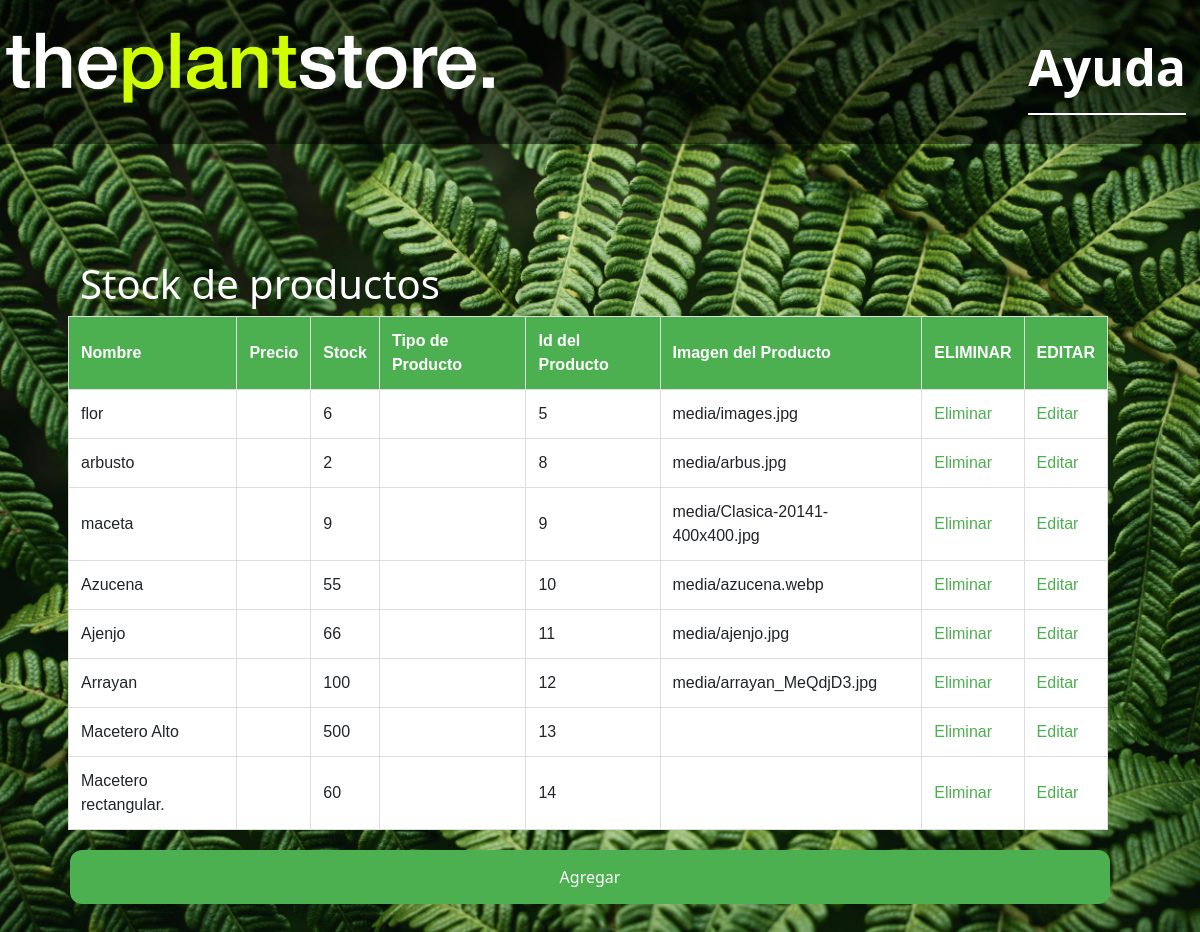
Screenshot of /stock_crud with the database file from the repository.
### APKplant/models.py (models this page shows, shortened)
class Producto(models.Model):
    product_name = models.CharField('Nombre del Producto', max_length=400)
    descripcion = models.CharField('Descripcion del Producto', max_length=200)
    precio_original = models.IntegerField('Precio Original del Producto', default=0)
    precio_actual = models.IntegerField('Precio Actual del Producto', default=0)
    stock = models.IntegerField('Stock restante del producto', default=0)
    product_id = models.AutoField('Id del producto', primary_key=True)
    product_img = models.ImageField('Imagen del producto', upload_to='media', blank=True, null=True)

### APKplant/views.py (the view)
# urls.py: path('stock_crud', views.stock_crud, name='stock_crud'),
def stock_crud(requets):
    productos=Producto.objects.all()
    context={'productos':productos}
    print("enviando datos stock")
    return render(requets, "stock.html", context)

### APKplant/templates/stock.html (shortened to what this page needs)
{% load static %}
<!DOCTYPE html>
<html>
<head>
    <link href="https://cdn.jsdelivr.net/npm/bootstrap@5.3.3/dist/css/bootstrap.min.css" rel="stylesheet">
    <link rel="stylesheet" href="{% static '/CSS/stock.css' %}">
</head>
<body>
    <div class="container-fluid">
        <div class="row">
            <div class="center-logo">
                <nav class="navbar title_navbar col-12 col-sm-6 col-md-10 col-lg-10 col-xl-11">
                  <a href="{% url 'index' %}">
                    <img src="{% static '/IMG/logo.webp' %}" width="500px">
                  </a>
                    <ul class="nav nav-underline col-12 col-sm-6 col-md-2 col-lg-2 col-xl-1">
                      <li class="nav-item-inicio">
                        <a class="nav-link active btn-ayuda" aria-current="page" href="{% url 'ayuda' %}">Ayuda</a>
                      </li>
                </nav>
            </div>
        </div>
    </div>
    <div class="container" id="container-stock">
        <div class="row">
            <h1>Stock de productos</h1>
            <div class="row">
                {%if productos%}
                    <table>
                        <thead>
                            <tr>
                                <th>Nombre</th>
                                <th>Precio</th>
                                <th>Stock</th>
                                <th>Tipo de Producto</th>
                                <th>Id del Producto</th>
                                <th>Imagen del Producto</th>
                                <th>ELIMINAR</th>
                                <th>EDITAR</th>
                            </tr>
                        </thead>
                        <tbody>
                            {% for producto in productos %}
                            <tr>
                                <td>{{ producto.product_name }}</td>
                                <td>{{ producto.precio }}</td>
                                <td>{{ producto.stock }}</td>
                                <td>{{ producto.prduct_type_id }}</td>
                                <td>{{ producto.product_id }}</td>
                                <td>{{ producto.product_img }}</td>
                                <td><a href="{% url 'stock_del' pk=producto.product_id %}">Eliminar</a></td>
                                <td><a href="{% url 'stock_edit' pk=producto.product_id %}">Editar</a></td>
                            </tr>
                            {% endfor %}
                        </tbody>
                    </table>
                {% else %}
                <h1>No hay productos disponibles</h1>
                {% endif %}
                <button type="button">
                    <a href="{% url 'stockAdd'%}">Agregar</a>
                </button>
            </div>
        </div>
    </div>
</body>
</html>

### APKplant/static/CSS/stock.css (style rules this page uses)
body { margin: 0; padding: 0; width: 100%; height: 100%; overflow-x: hidden; background-image: url('/static/IMG/fondo5.jpg'); background-size: cover; background-attachment: fixed; background-position: center; background-repeat: no-repeat; }
#container-stock { padding: 100px 50px 50px 50px; }
#container-stock h1 { color: white; }
.center-logo { position: relative; top: 20%; left: 50%; transform: translate(-50%, -10%); padding: 0px 0px 0px 0px; background: rgba(0, 0, 0, 0.5); height: 160px; }
.btn-ayuda { color: white; }
.nav-link.active.btn-ayuda { color: white; margin: 20px 20px 20px 20px; }
.nav-item-inicio { font-size: 50px; }
table { width: 100%; border-collapse: collapse; margin-bottom: 20px; font-family: Arial, sans-serif; }
th, td { border: 1px solid #ddd; padding: 12px; text-align: left; }
td { background-color: #ffffff; }
th { background-color: #4CAF50; color: white; }
tr:nth-child(even) { background-color: #f2f2f2; }
button { background-color: #4CAF50; border: none; color: white; padding: 15px 32px; text-align: center; text-decoration: none; display: inline-block; font-size: 16px; margin: 4px 2px; cursor: pointer; border-radius: 12px; }
button a { color: white; text-decoration: none; }
td a { color: #4CAF50; text-decoration: none; }

### rows the page displays
Producto: product_name "flor", stock "6", product_id "5", product_img "media/images.jpg"
Producto: product_name "arbusto", stock "2", product_id "8", product_img "media/arbus.jpg"
Producto: product_name "maceta", stock "9", product_id "9", product_img "media/Clasica-20141-400x400.jpg"
Producto: product_name "Azucena", stock "55", product_id "10", product_img "media/azucena.webp"
Producto: product_name "Ajenjo", stock "66", product_id "11", product_img "media/ajenjo.jpg"
Producto: product_name "Arrayan", stock "100", product_id "12", product_img "media/arrayan_MeQdjD3.jpg"
Producto: product_name "Macetero Alto", stock "500", product_id "13"
Producto: product_name "Macetero rectangular.", stock "60", product_id "14"
